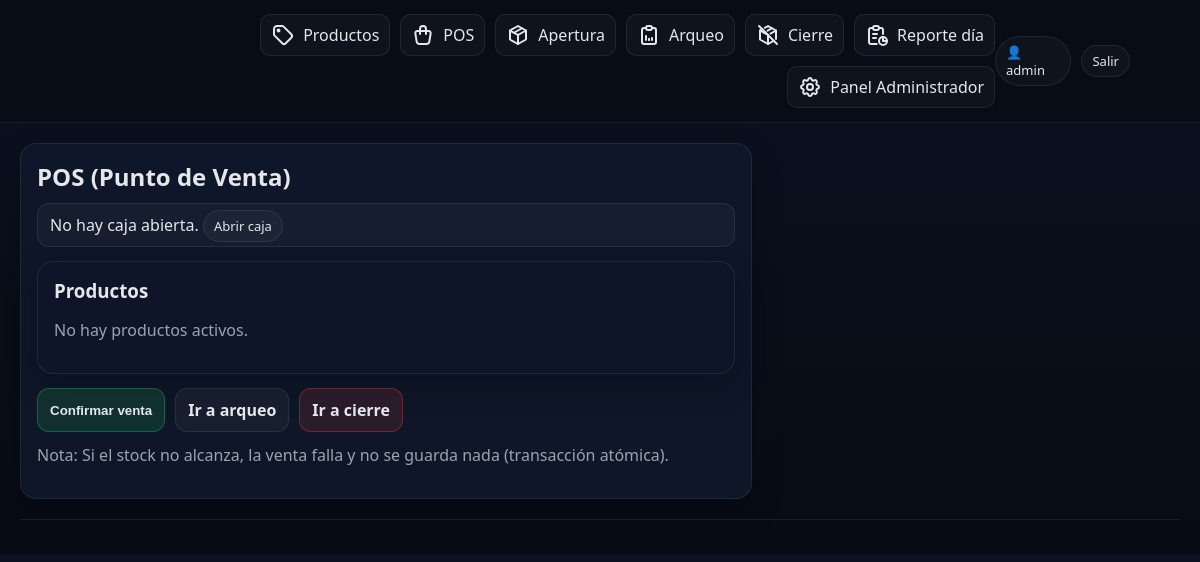
Page / (signed in) on the earlier database version.
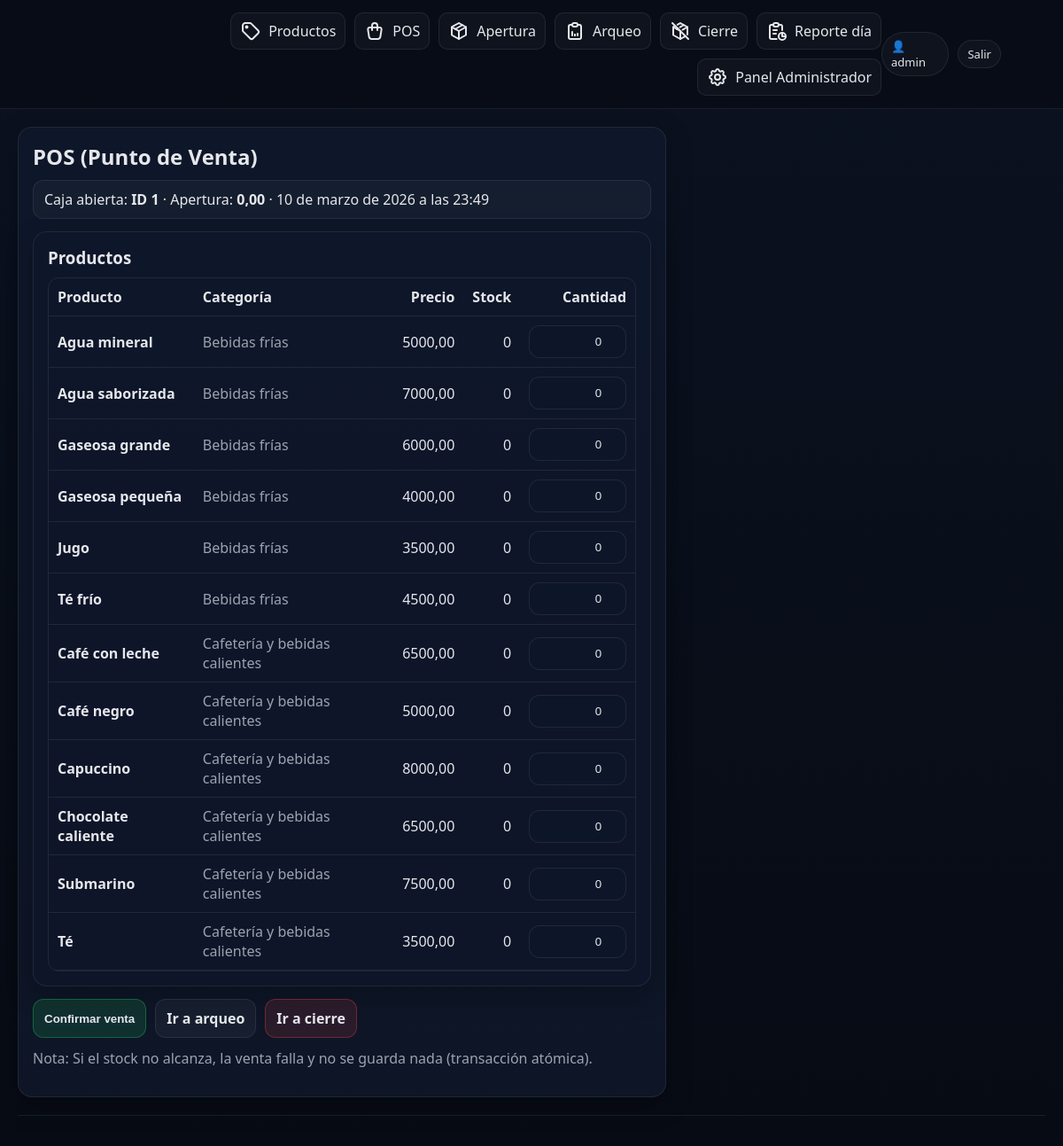
Same page on the later database version.
### apps/caja/models.py (models this page shows, shortened)
class CajaSesion(models.Model):
    class Estado(models.TextChoices):
        ABIERTA = "ABIERTA", "Abierta"
        CERRADA = "CERRADA", "Cerrada"
    usuario = models.ForeignKey(
        settings.AUTH_USER_MODEL,
        on_delete=models.PROTECT,
        related_name="cajas",
    )
    estado = models.CharField(
        max_length=10,
        choices=Estado.choices,
        default=Estado.ABIERTA,
    )
    fecha_apertura = models.DateTimeField(auto_now_add=True)
    monto_apertura = models.DecimalField(max_digits=12, decimal_places=2, default=0)
    fecha_cierre = models.DateTimeField(blank=True, null=True)
    monto_cierre_declarado = models.DecimalField(max_digits=12, decimal_places=2, blank=True, null=True)
    notas = models.CharField(max_length=255, blank=True)
    class Meta:
        ordering = ["-fecha_apertura"]
        verbose_name = "Caja (Sesión)"
        verbose_name_plural = "Cajas (Sesiones)"

### apps/productos/models.py (models this page shows, shortened)
class Producto(models.Model):
    categoria = models.ForeignKey(Categoria, on_delete=models.PROTECT, related_name="productos")
    nombre = models.CharField(max_length=180)
    precio = models.DecimalField(max_digits=12, decimal_places=2)
    activo = models.BooleanField(default=True)
    codigo = models.CharField(max_length=50, blank=True, null=True, unique=True)
    creado_en = models.DateTimeField(auto_now_add=True)
    actualizado_en = models.DateTimeField(auto_now=True)
    class Meta:
        ordering = ["nombre"]
        constraints = [
            models.UniqueConstraint(
                fields=["categoria", "nombre"],
                name="uq_productos_producto_categoria_nombre",
            ),
        ]
        verbose_name = "Producto"
        verbose_name_plural = "Productos"

class Categoria(models.Model):
    nombre = models.CharField(max_length=120, unique=True)
    activa = models.BooleanField(default=True)
    orden = models.PositiveIntegerField(default=0)
    class Meta:
        ordering = ["orden", "nombre"]
        verbose_name = "Categoría"
        verbose_name_plural = "Categorías"

### apps/ventas/views.py (the view, shortened to what this page needs)
# urls.py: path("", views.pos_view, name="pos"),  # /pos/
@login_required
def pos_view(request):
    caja = get_caja_abierta(request.user)
    productos = (
        Producto.objects.filter(activo=True)
        .select_related("categoria")
        .prefetch_related("stock")
        .order_by("categoria__orden", "categoria__nombre", "nombre")
    )
    stocks = Stock.objects.filter(producto__in=productos).select_related("producto")
    stock_map = {s.producto_id: s.cantidad for s in stocks}
    ctx = {
        "caja": caja,
        "productos": productos,
        "stock_map": stock_map,
    }
    return render(request, "pos/pos.html", ctx)

### apps/caja/services.py (called while the page is built)
def get_caja_abierta(usuario) -> CajaSesion | None:
    return (
        CajaSesion.objects
        .filter(usuario=usuario, estado=CajaSesion.Estado.ABIERTA)
        .first()
    )

### apps/ventas/templatetags/pos_extras.py (called while the page is built)
@register.filter
def get_item(d: dict, key):
    try:
        return d.get(key)
    except Exception:
        return None

### templates/pos/pos.html (shortened to what this page needs)
{% extends "base.html" %}
{% load pos_extras %}
{% block content %}
  <div class="grid">
    <section class="card">
      <h1>POS (Punto de Venta)</h1>
      {% if caja %}
        <div class="msg">
          Caja abierta: <b>ID {{ caja.id }}</b> · Apertura: <b>{{ caja.monto_apertura }}</b> · {{ caja.fecha_apertura }}
        </div>
      {% else %}
        <div class="msg">
          No hay caja abierta. <a class="pill" href="{% url 'caja:apertura' %}">Abrir caja</a>
        </div>
      {% endif %}
      <form method="post" style="margin-top:14px">
        <div class="card" style="background:rgba(15,23,42,.55)">
          <h3>Productos</h3>
          {% if productos %}
            <div style="overflow:auto;border:1px solid var(--border);border-radius:12px">
              <table style="width:100%;border-collapse:collapse">
                <thead>
                  <tr>
                    <th style="text-align:left;padding:10px;border-bottom:1px solid var(--border)">Producto</th>
                    <th style="text-align:left;padding:10px;border-bottom:1px solid var(--border)">Categoría</th>
                    <th style="text-align:right;padding:10px;border-bottom:1px solid var(--border)">Precio</th>
                    <th style="text-align:right;padding:10px;border-bottom:1px solid var(--border)">Stock</th>
                    <th style="text-align:right;padding:10px;border-bottom:1px solid var(--border)">Cantidad</th>
                  </tr>
                </thead>
                <tbody>
                  {% for p in productos %}
                    <tr>
                      <td style="padding:10px;border-bottom:1px solid var(--border)">
                        <b>{{ p.nombre }}</b>
                      </td>
                      <td style="padding:10px;border-bottom:1px solid var(--border)" class="muted">
                        {{ p.categoria.nombre }}
                      </td>
                      <td style="padding:10px;border-bottom:1px solid var(--border);text-align:right">
                        {{ p.precio }}
                      </td>
                      <td style="padding:10px;border-bottom:1px solid var(--border);text-align:right">
                        {{ stock_map|get_item:p.id|default:"0" }}
                      </td>
                      <td style="padding:10px;border-bottom:1px solid var(--border);text-align:right">
                        <input
                          name="cantidad"
                          type="number"
                          min="0"
                          value="0"
                          style="width:110px;text-align:right"
                        />
                      </td>
                    </tr>
                  {% endfor %}
                </tbody>
              </table>
            </div>
          {% else %}
            <p class="muted">No hay productos activos.</p>
          {% endif %}
        </div>
        <div class="row" style="margin-top:14px">
          <button class="btn primary" type="submit" {% if not caja %}disabled{% endif %}>Confirmar venta</button>
          <a class="btn" href="{% url 'caja:arqueo' %}">Ir a arqueo</a>
          <a class="btn danger" href="{% url 'caja:cierre' %}">Ir a cierre</a>
        </div>
        <p class="muted" style="margin-top:12px">
          Nota: Si el stock no alcanza, la venta falla y no se guarda nada (transacción atómica).
        </p>
      </form>
    </section>
  </div>
{% endblock %}

Differences in the rows shown:
added CajaSesion: id "1", monto_apertura "0,00", fecha_apertura "10 de marzo de 2026 a las 23:49"
added Producto: nombre "Agua mineral", categoria.nombre "Bebidas frías", precio "5000,00", id "0"
added Producto: nombre "Agua saborizada", categoria.nombre "Bebidas frías", precio "7000,00", id "0"
added Producto: nombre "Gaseosa grande", categoria.nombre "Bebidas frías", precio "6000,00", id "0"
added Producto: nombre "Gaseosa pequeña", categoria.nombre "Bebidas frías", precio "4000,00", id "0"
added Producto: nombre "Jugo", categoria.nombre "Bebidas frías", precio "3500,00", id "0"
added Producto: nombre "Té frío", categoria.nombre "Bebidas frías", precio "4500,00", id "0"
added Producto: nombre "Café con leche", categoria.nombre "Cafetería y bebidas calientes", precio "6500,00", id "0"
added Producto: nombre "Café negro", categoria.nombre "Cafetería y bebidas calientes", precio "5000,00", id "0"
added Producto: nombre "Capuccino", categoria.nombre "Cafetería y bebidas calientes", precio "8000,00", id "0"
added Producto: nombre "Chocolate caliente", categoria.nombre "Cafetería y bebidas calientes", precio "6500,00", id "0"
added Producto: nombre "Submarino", categoria.nombre "Cafetería y bebidas calientes", precio "7500,00", id "0"
added Producto: nombre "Té", categoria.nombre "Cafetería y bebidas calientes", precio "3500,00", id "0"
Other differences:
text no longer shown: "No hay caja abierta. Abrir caja No hay productos activos."
text now shown: "Caja abierta: ID · Apertura: · Producto Categoría Precio Stock Cantidad"
